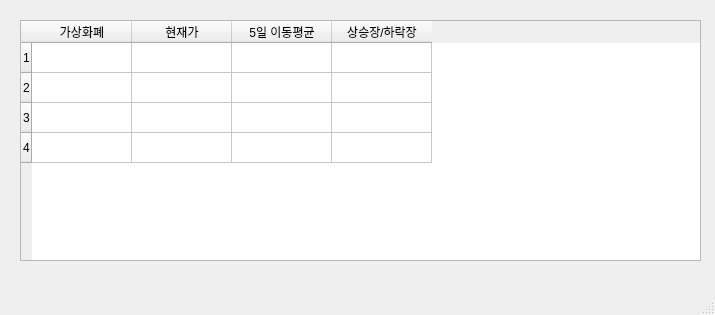
<?xml version="1.0" encoding="UTF-8"?>
<ui version="4.0">
 <class>MainWindow</class>
 <widget class="QMainWindow" name="MainWindow">
  <property name="windowModality">
   <enum>Qt::NonModal</enum>
  </property>
  <property name="geometry">
   <rect>
    <x>0</x>
    <y>0</y>
    <width>715</width>
    <height>315</height>
   </rect>
  </property>
  <property name="windowTitle">
   <string>가상화폐 상승장/하락장 알리미</string>
  </property>
  <widget class="QWidget" name="centralwidget">
   <widget class="QTableWidget" name="tableWidget">
    <property name="geometry">
     <rect>
      <x>20</x>
      <y>20</y>
      <width>681</width>
      <height>241</height>
     </rect>
    </property>
    <property name="rowCount">
     <number>4</number>
    </property>
    <row/>
    <row/>
    <row/>
    <row/>
    <column>
     <property name="text">
      <string>가상화폐</string>
     </property>
    </column>
    <column>
     <property name="text">
      <string>현재가</string>
     </property>
    </column>
    <column>
     <property name="text">
      <string>5일 이동평균</string>
     </property>
    </column>
    <column>
     <property name="text">
      <string>상승장/하락장</string>
     </property>
    </column>
   </widget>
  </widget>
  <widget class="QMenuBar" name="menubar">
   <property name="geometry">
    <rect>
     <x>0</x>
     <y>0</y>
     <width>715</width>
     <height>22</height>
    </rect>
   </property>
  </widget>
  <widget class="QStatusBar" name="statusbar"/>
 </widget>
 <resources/>
 <connections/>
</ui>
